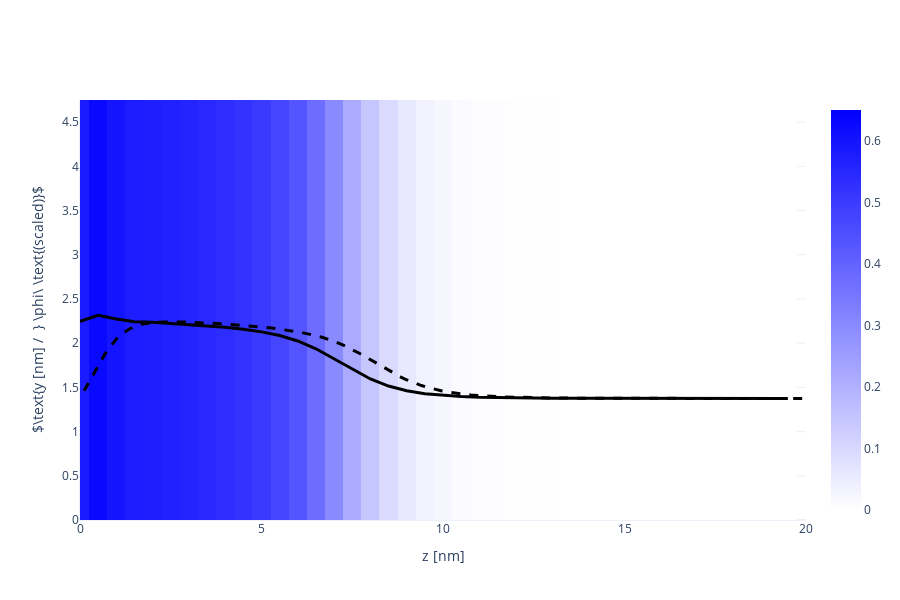

Notebook source saved alongside this figure:
### Code cell
X, Y, Z = np.array(phAr.iloc[:,0]), np.array(phAr.iloc[:,1]), np.array(phAr.iloc[:,2])
vol = np.array(phAr.iloc[:,3])

Lz_max = 20
vol = vol[Z < Lz_max]
X = X[Z < Lz_max]
Y = Y[Z < Lz_max]
Z = Z[Z < Lz_max]

Nz_new = int(len(Z)/Nx/Ny)
x = [X[i*Ny*Nz_new] for i in range(Nx)]
y = [Y[j*Nz_new]    for j in range(Ny)]
z = [Z[k]           for k in range(Nz_new)]

xslice = 10
islice = int(xslice*(x[1]-x[0]))
vol = np.array([vol[(islice*Ny+j)*Nz_new+k] for j in range(Ny) for k in range(Nz_new)]).reshape(Ny, Nz_new)

import plotly.graph_objects as go
heatmap = go.Heatmap(
            x=z, y=y, z=vol,
            zmin = 0.0, zmax = 0.65,
            colorscale= [(0,'White'),(1,'Blue')]
          )
scatter = go.Scatter(
            x = z,
            y = 1.5*vol[int(Ny/2), :] + max(y)/2-1,
            line = dict(color='black', width=3)
          )

fname = GIT+'ph_a000x075_1D.dat'
df = pd.read_csv(fname, sep="\s+", skiprows=0)
a000x075_1d = pd.DataFrame([df.iloc[:,0], df.iloc[:,1]], index=['z', 'pha']).T

reference = go.Scatter(
                x = a000x075_1d.z,
                y = 1.5*a000x075_1d.pha + max(y)/2-1,
                line = dict(color='black', width=3, dash='dash')
            )

layout = go.Layout( xaxis_range = [0, Lz_max], yaxis_range = [0, y[-1]],
                    yaxis_title = r'$\text{y [nm] /  } \phi\ \text{(scaled)}$', xaxis_title = 'z [nm]',
                    scene_xaxis_showticklabels=True,
                    scene_yaxis_showticklabels=True,
                    scene_zaxis_showticklabels=True,
                    showlegend = False,
                    template='plotly_white', width=900, height=600)
fig = go.Figure(data = [heatmap, scatter, reference], layout = layout)
fig.show()

### Figure 1 — Plotly figure (JSON) as saved in the notebook; plotly's stock layout.template omitted (floating-point values rounded to 4 significant figures; data arrays with more than 128 entries replaced by an {"elided": "..."} marker saying what was removed)
{"data": [{"colorscale": [[0, "White"], [1, "Blue"]], "type": "heatmap", "x": [0, 0.5, 1, 1.5, 2, 2.5, 3, 3.5, 4, 4.5, 5, 5.5, 6, 6.5, 7, 7.5, 8, 8.5, 9, 9.5, 10, 10.5, 11, 11.5, 12, 12.5, 13, 13.5, 14, 14.5, 15, 15.5, 16, 16.5, 17, 17.5, 18, 18.5, 19, 19.5], "y": [0, 0.25, 0.5, 0.75, 1, 1.25, 1.5, 1.75, 2, 2.25, 2.5, 2.75, 3, 3.25, 3.5, 3.75, 4, 4.25, 4.5, 4.75], "z": {"elided": "20x40 float values"}, "zmax": 0.65, "zmin": 0}, {"line": {"color": "black", "width": 3}, "type": "scatter", "x": [0, 0.5, 1, 1.5, 2, 2.5, 3, 3.5, 4, 4.5, 5, 5.5, 6, 6.5, 7, 7.5, 8, 8.5, 9, 9.5, 10, 10.5, 11, 11.5, 12, 12.5, 13, 13.5, 14, 14.5, 15, 15.5, 16, 16.5, 17, 17.5, 18, 18.5, 19, 19.5], "y": [2.246, 2.316, 2.274, 2.243, 2.235, 2.223, 2.212, 2.197, 2.18, 2.157, 2.128, 2.086, 2.025, 1.936, 1.823, 1.701, 1.595, 1.515, 1.462, 1.429, 1.408, 1.396, 1.388, 1.383, 1.38, 1.378, 1.377, 1.376, 1.376, 1.375, 1.375, 1.375, 1.375, 1.375, 1.375, 1.375, 1.375, 1.375, 1.375, 1.375]}, {"line": {"color": "black", "dash": "dash", "width": 3}, "type": "scatter", "x": {"elided": "440 float values"}, "y": {"elided": "440 float values"}}], "layout": {"height": 600, "scene": {"xaxis": {"showticklabels": true}, "yaxis": {"showticklabels": true}, "zaxis": {"showticklabels": true}}, "showlegend": false, "width": 900, "xaxis": {"range": [0, 20], "title": {"text": "z [nm]"}, "type": "linear"}, "yaxis": {"range": [0, 4.75], "title": {"text": "$\\text{y [nm] /  } \\phi\\ \\text{(scaled)}$"}, "type": "linear"}}}
